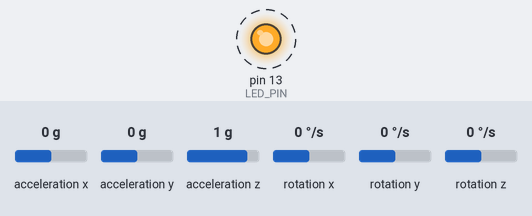
The sketch below on a simulated Arduino Uno, built with avr-gcc and run on an emulated ATmega328P. On the bench: output pins drawn as LEDs (lit = HIGH). Dashed ring = blinking. The inputs (shaded band) are chosen by the test bench; at power-on: acceleration x 0 g, acceleration y 0 g, acceleration z 1 g, rotation x 0 °/s, rotation y 0 °/s, rotation z 0 °/s. Pins used as bus, display or sensor lines are not drawn; what the sketch prints to the serial monitor is not drawn.

Above: at 1.2 s.
1.3 s: acceleration x set to -1.4 g
3.5 s: acceleration y set to -1.4 g
5.5 s: acceleration z set to -1.4 g
7.5 s: rotation x set to -192 °/s
Timing chart, 0 to 10.5 s (numbered marks = the images above; inputs shaded):
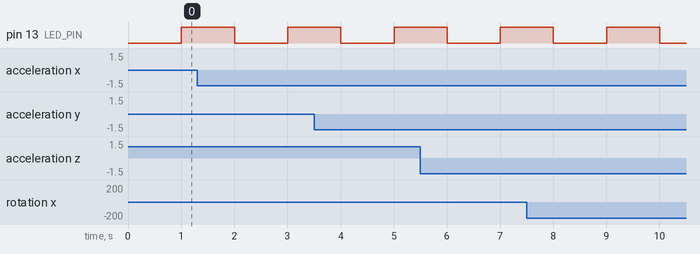

The sketch:

MPU6050.ino
```cpp
#include "I2Cdev.h"
#include "MPU6050.h"
#include "TimerOne.h"

#if I2CDEV_IMPLEMENTATION == I2CDEV_ARDUINO_WIRE
    #include "Wire.h"
#endif

// I2C addresses:
// 0x68 - MPU6050

MPU6050 mpu6050;

int16_t ax, ay, az;
int16_t gx, gy, gz;

#define LED_PIN 13
#define TRIGGER_PIN 3 // camera trigger pin

bool blinkState = false;
bool timerInterrupt = false;

const int imuFrequency = 200;
const int triggerFrequency = 20;
int triggerDivisor;
int triggerCount = 0;

uint8_t startByte;
const uint8_t packetSize = 17; // 2 bytes * 1 imu * (3 gyro axes + 3 accek axes) + 4 service bytes + 1 packet counter
uint8_t imuPacket[packetSize];

void setup() {
    #if I2CDEV_IMPLEMENTATION == I2CDEV_ARDUINO_WIRE
        Wire.begin();
        Wire.setClock(400000); // 400kHz I2C clock. Comment this line if having compilation difficulties
    #elif I2CDEV_IMPLEMENTATION == I2CDEV_BUILTIN_FASTWIRE
        Fastwire::setup(400, true);
    #endif

    Serial.begin(115200);

    // Setting of mpu6050 full range is done during initialization
    mpu6050.initialize();
    mpu6050.setRate(4); // Divisor corresponds to 200 Hz

    // Optimum offsets
    // X acceleration, Y acceleration, Z acceleration,
    // [-3027,-3026] --> [-9,9]
    // [919,920] --> [-6,9]
    // [1748,1748] --> [16384,16388]
    // X gyro, Y gyro, and Z gyro, respectively
    // [1,2] --> [-1,4]
    // [7,8] --> [-1,2]
    // [67,68] --> [-1,1]

    mpu6050.setXAccelOffset(-3027);
    mpu6050.setYAccelOffset(919);
    mpu6050.setZAccelOffset(1748);
    mpu6050.setXGyroOffset(1);
    mpu6050.setYGyroOffset(7);
    mpu6050.setZGyroOffset(67);

    imuPacket[0] = '$';
    imuPacket[1] = 0x03;
    for (uint8_t i = 2; i < packetSize - 2; i++) {
      imuPacket[i] = 0;
    }
    imuPacket[packetSize - 2] = '\r';
    imuPacket[packetSize - 1] = '\n';

    Timer1.initialize(1000000 / imuFrequency);
    Timer1.attachInterrupt(callback);

    triggerDivisor = imuFrequency / triggerFrequency;

    pinMode(LED_PIN, OUTPUT);

    pinMode(TRIGGER_PIN, OUTPUT);
    digitalWrite(TRIGGER_PIN, LOW);
}

void callback() {
    timerInterrupt = true;
}

void fillMeasurements() {
    imuPacket[startByte + 0] = ax >> 8;
    imuPacket[startByte + 1] = ax & 0xFF;
    imuPacket[startByte + 2] = ay >> 8;
    imuPacket[startByte + 3] = ay & 0xFF;
    imuPacket[startByte + 4] = az >> 8;
    imuPacket[startByte + 5] = az & 0xFF;

    imuPacket[startByte + 6] = gx >> 8;
    imuPacket[startByte + 7] = gx & 0xFF;
    imuPacket[startByte + 8] = gy >> 8;
    imuPacket[startByte + 9] = gy & 0xFF;
    imuPacket[startByte + 10] = gz >> 8;
    imuPacket[startByte + 11] = gz & 0xFF;
}

void loop() {
    if (!timerInterrupt) {
        return;
    }
    timerInterrupt = false;

    if (triggerCount == imuFrequency) {
        blinkState = !blinkState;
        digitalWrite(LED_PIN, blinkState);

        triggerCount = 0;
    }

    if (triggerCount % triggerDivisor == 0) {
        digitalWrite(TRIGGER_PIN, HIGH);
    } else if ((triggerCount + 2) % triggerDivisor == 0) {
        digitalWrite(TRIGGER_PIN, LOW);
    }
    triggerCount++;

    startByte = 2;
    mpu6050.getMotion6(&ax, &ay, &az, &gx, &gy, &gz);
    fillMeasurements();

    Serial.write(imuPacket, packetSize);

    imuPacket[packetSize - 3]++; // packetCount loops at 0xFF on purpose
}
```
